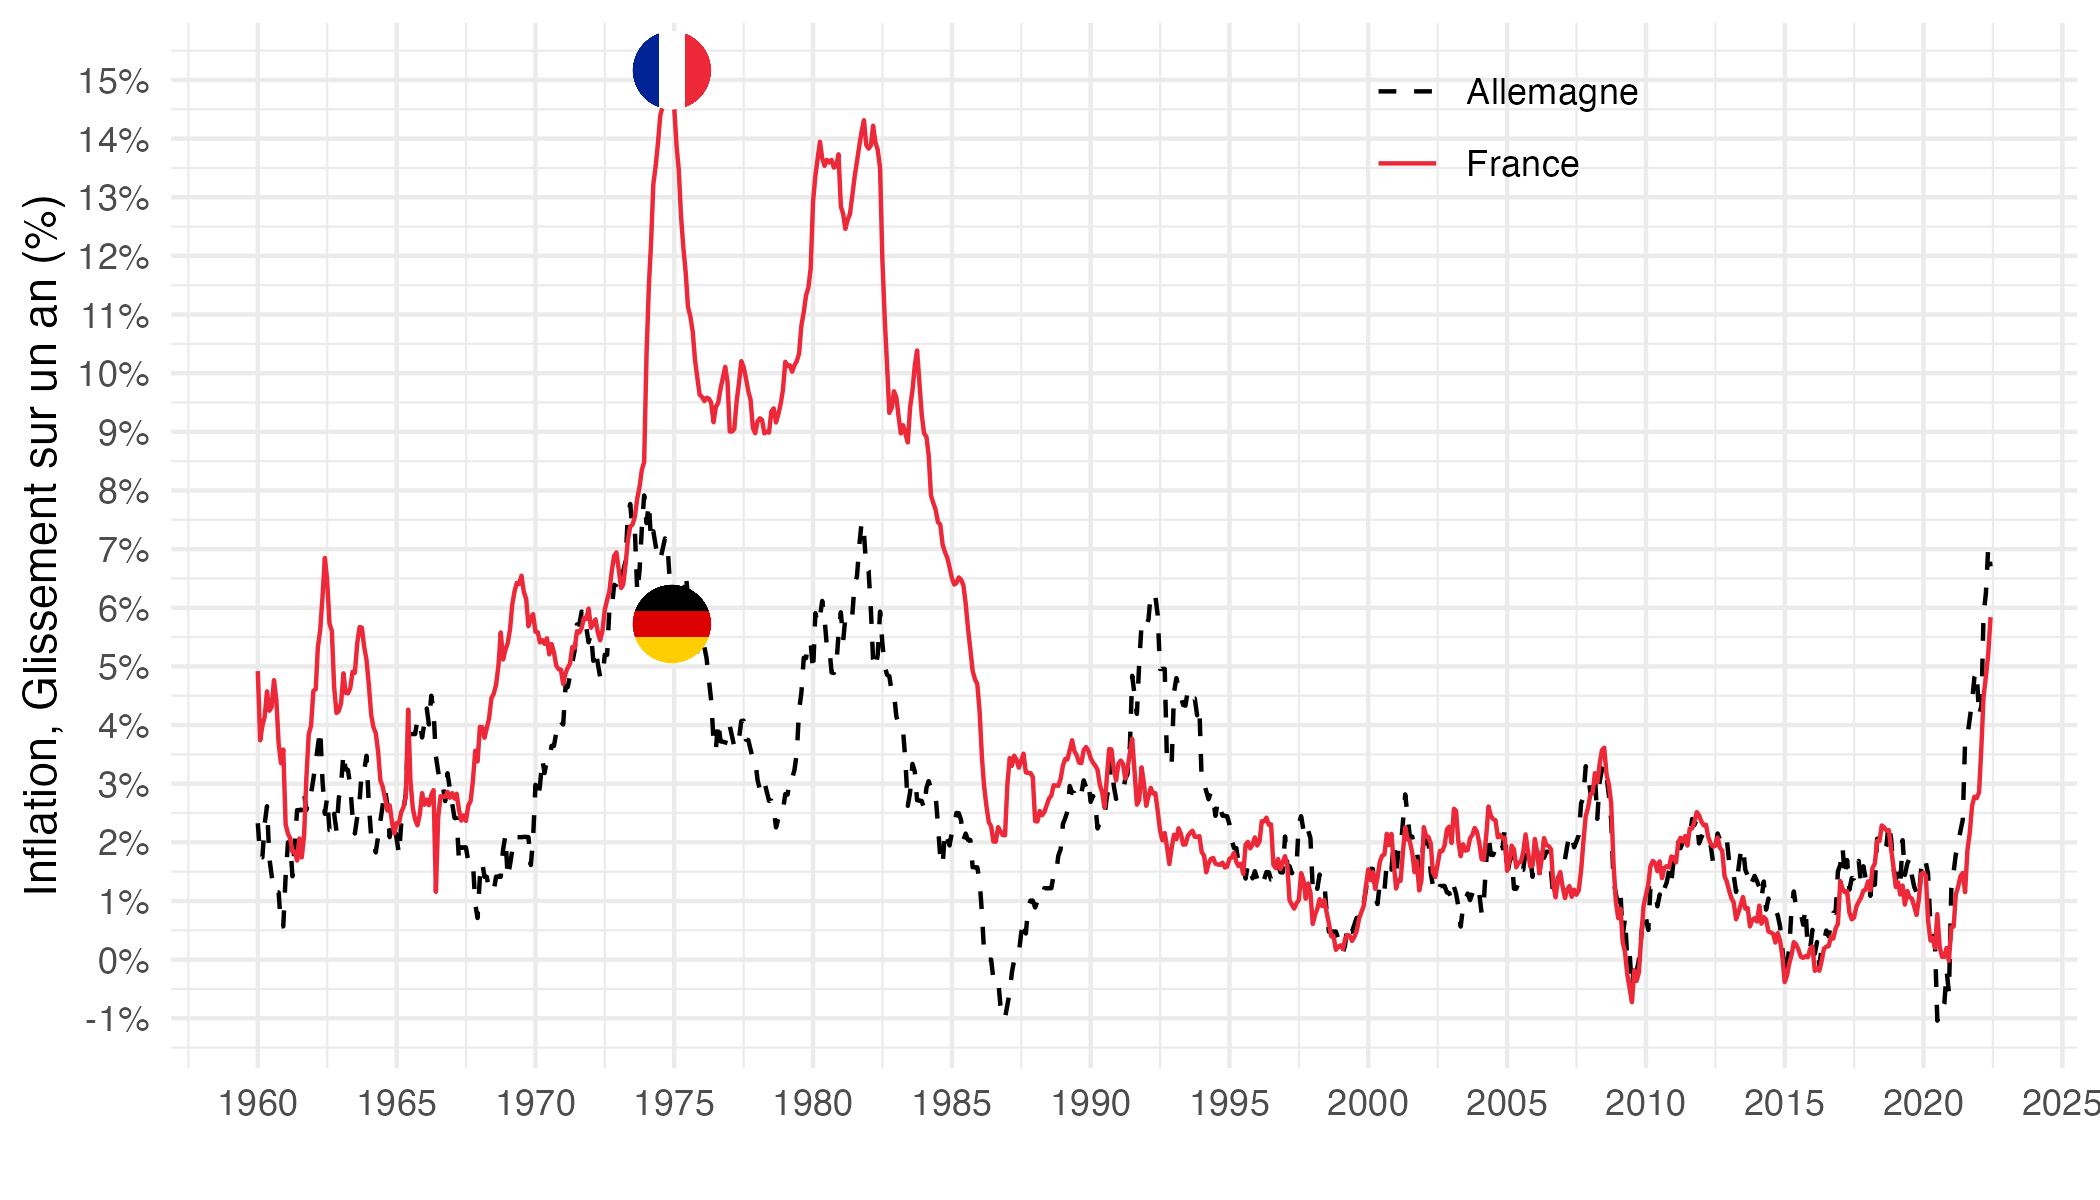

Source code (R):
library(dplyr)
library(eurostat)
library(ggplot2)


load("colors.RData")
load("PRICES_CPI.RData")
load("PRICES_CPI_var2.RData")
# Inflation en France vs. Allemagne

graphique1 <- PRICES_CPI %>%
  select(date, LOCATION, obsValue) %>%
  mutate(obsValue = obsValue / 100) %>%
  left_join(PRICES_CPI_var$LOCATION, by = "LOCATION") %>%
  mutate(Location2 = ifelse(LOCATION == "DEU", "Allemagne", Location)) %>%
  ggplot(.) + geom_line(aes(x = date, y = obsValue, color = Location2, linetype = Location2)) + 
  scale_color_manual(values = c("#000000", "#ED2939")) +
  add_2flags +
  scale_linetype_manual(values = c("dashed", "solid")) +
  theme_minimal() + xlab("") + ylab("Inflation, Glissement sur un an (%)") +
  scale_x_date(breaks = seq(1960, 2100, 5) %>% paste0("-01-01") %>% as.Date,
               labels = date_format("%Y")) +
  theme(legend.position = c(0.7, 0.9),
        legend.title = element_blank()) + 
  scale_y_continuous(breaks = 0.01*seq(-100, 200, 1),
                     labels = percent_format(acc = 1))

graphique1
ggsave(graphique1, file = "graphique1.pdf", bg = "white", width = 7, height = 4)
ggsave(graphique1, file = "graphique1.png", bg = "white", width = 7, height = 4)
ggsave(graphique1, file = "graphique1.svg", bg = "white", width = 7, height = 4)
